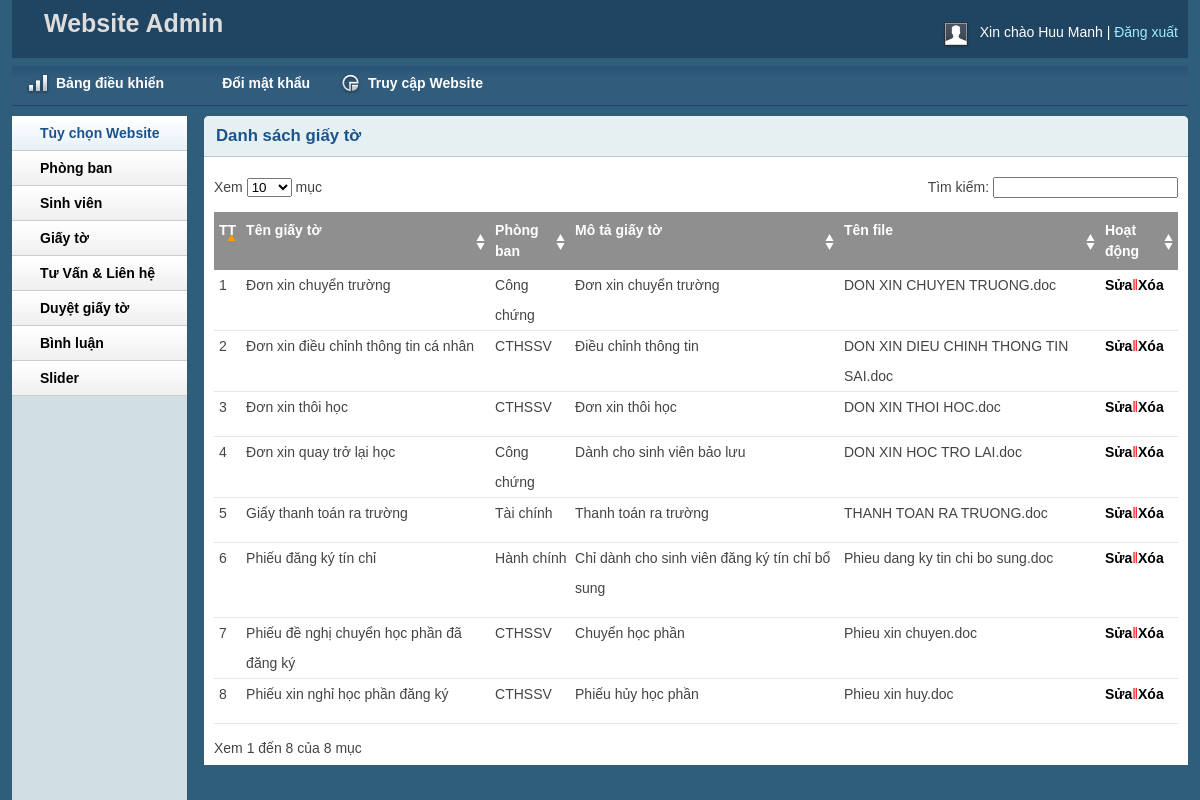
/admin/paperslist.php (signed in), run on the app's committed database.
### tables this page shows
CREATE TABLE IF NOT EXISTS `tbl_papers` (
`papersId` int(11) NOT NULL,
  `papersName` varchar(255) NOT NULL,
  `departmentId` int(11) NOT NULL,
  `papers_desc` varchar(255) NOT NULL,
  `file` varchar(255) NOT NULL
);

CREATE TABLE IF NOT EXISTS `tbl_department` (
`departmentId` int(11) NOT NULL,
  `departmentName` varchar(255) NOT NULL
);

### lib/database.php (called while the page is built, shortened)
<?php
Class Database{
   public $host   = DB_HOST;
   public $user   = DB_USER;
   public $pass   = DB_PASS;
   public $dbname = DB_NAME;
   public $link;
private function connectDB(){
   $this->link = new mysqli($this->host, $this->user, $this->pass,
    $this->dbname);
 }
public function select($query){
  $result = $this->link->query($query) or
   die($this->link->error.__LINE__);
  if($result->num_rows > 0){
    return $result;
  } else {
    return false;
  }
 }
}

### classes/papers.php (called while the page is built, shortened)
<?php
	$filepath = realpath(dirname(__FILE__));
	include_once ($filepath.'/../lib/database.php');
?>
<?php
	class papers
	{
		private $db;
		public function __construct()
		{
			$this->db = new Database();
		}
		public function show_papers(){
			$query = "
			SELECT tbl_papers.*, tbl_department.departmentName
			FROM tbl_papers INNER JOIN tbl_department ON tbl_papers.departmentId = tbl_department.departmentId
			order by tbl_papers.papersId desc";
			$result = $this->db->select($query);
			return $result;
		}
	}
?>

### admin/paperslist.php (the view, shortened to what this page needs)
<?php include 'inc/header.php';?>
<?php include 'inc/sidebar.php';?>
<?php include '../classes/papers.php';?>
<div class="grid_10">
    <div class="box round first grid">
        <h2>Danh sách giấy tờ</h2>
        <div class="block">
            <table class="data display datatable" id="example">
			<thead>
				<tr>
                        <th>TT</th>
                        <th>Tên giấy tờ</th>
                        <th>Phòng ban</th>
                       	<th>Mô tả giấy tờ</th>
                        <th>Tên file</th>
                        <th>Hoạt động</th>
				</tr>
			</thead>
			<tbody>
				<?php
                        $i = 1;
                        $paper = new papers();
                        $get_papers = $paper->show_papers();
                        if($get_papers){
                            while($result = $get_papers->fetch_assoc()){
                    ?>
				<tr class="odd gradeX l">
                            <td ><?php echo $i ?></td>
                            <td ><?php echo $result['papersName'] ?></td>
                            <td ><?php echo $result['departmentName'] ?></td>
                            <td ><?php echo $result['papers_desc'] ?></td>
                            <td ><?php echo $result['file'] ?></td>
                            <td ><a href="papersedit.php?papersId=<?php echo $result['papersId'] ?>">Sửa</a><span style="color: red;">&#8214;</span><a onclick = "return confirm('Bạn có muốn xóa?')" href="?delpa=<?php echo $result['papersId'] ?>">Xóa</a></td>
                        </tr>
                        <?php
                        $i++;
                            }
                        }
                        ?>
			</tbody>
		</table>
       </div>
    </div>
</div>
<?php include 'inc/footer.php';?>

### admin/css/text.css (style rules this page uses)
body { font: 13px/1.5 Tahoma, Helvetica, Arial, 'Liberation Sans', FreeSans, sans-serif; }
h2 { font-size: 23px; }
p, dl, hr, h1, h2, h3, h4, h5, h6, ol, ul, pre, table, address, fieldset { margin-bottom: 20px; }

### admin/css/grid.css (style rules this page uses)
.grid_1, .grid_2, .grid_3, .grid_4, .grid_5, .grid_6, .grid_7, .grid_8, .grid_9, .grid_10, .grid_11, .grid_12, .grid_13, .grid_14, .grid_15, .grid_16 { display: inline; float: left; margin-left: 1%; margin-right: 1%; }
.container_12 .grid_10 { width: 81.333%; }

### admin/css/layout.css (style rules this page uses)
body { background: #fff none repeat scroll 0 0; color: #444; font-size: 14px; padding: 0; }
a { color: #000; font-weight:bold; text-decoration: none; }
h1, h2, h3, h4, h5, h6 { line-height:1.2em; margin-bottom:.3em; }
h2 { margin-top:1em; }
.box { background:#fff; margin-bottom:20px; padding:10px 10px 10px 10px; margin-left:-8px; }
.box.grid { padding-bottom:40px; }
.box.round { -moz-border-radius: 5px 5px 0px 0px; -webkit-border-radius: 5px 5px 0px 0px; border-radius: 5px 5px 0px 0px; }
.box h2 { font-size:1.2em; font-weight:bold; color:#1B548D; background:#E6F0F3; margin:-10px -10px 0 -10px; padding:10px 12px; border-bottom:1px solid #B3CBD6; -moz-border-radius: 5px 5px 0px 0px; -webkit-border-radius: 5px 5px 0px 0px; border-radius: 5px 5px 0px 0px; }
.box.first { min-height: 406px; }
.block { padding-top:20px; }
p { margin-bottom:1em; }
.block { padding-bottom:1px; }
table.display { margin: 0 auto; clear: both; width: 100%; }
.sorting_asc { background: #8f8f8f url(../img/table/sort_asc.png) no-repeat center right; padding:8px 5px; text-align:left; color:#fff; }
.sorting { background:#8f8f8f url(../img/table/sort_both.png) no-repeat center right; padding:8px 5px; text-align:left; color:#fff; }
tr.odd { height: 30px; line-height: 30px; border-bottom:1px solid #e6e6e6; }
tr.even { height: 30px; line-height: 30px; border-bottom:1px solid #e6e6e6; }
tr.odd td, tr.even td { padding-left:5px; }

### data on the page
tbl_papers: papersName "Đơn xin chuyển trường", departmentId.departmentName "Công chứng", papers_desc "Đơn xin chuyển trường", file "DON XIN CHUYEN TRUONG.doc"
tbl_papers: papersName "Đơn xin điều chỉnh thông tin cá nhân", departmentId.departmentName "CTHSSV", papers_desc "Điều chỉnh thông tin", file "DON XIN DIEU CHINH THONG TIN SAI.doc"
tbl_papers: papersName "Đơn xin thôi học", departmentId.departmentName "CTHSSV", papers_desc "Đơn xin thôi học", file "DON XIN THOI HOC.doc"
tbl_papers: papersName "Đơn xin quay trở lại học", departmentId.departmentName "Công chứng", papers_desc "Dành cho sinh viên bảo lưu", file "DON XIN HOC TRO LAI.doc"
tbl_papers: papersName "Giấy thanh toán ra trường", departmentId.departmentName "Tài chính", papers_desc "Thanh toán ra trường", file "THANH TOAN RA TRUONG.doc"
tbl_papers: papersName "Phiếu đăng ký tín chỉ", departmentId.departmentName "Hành chính", papers_desc "Chỉ dành cho sinh viên đăng ký tín chỉ bổ sung", file "Phieu dang ky tin chi bo sung.doc"
tbl_papers: papersName "Phiếu đề nghị chuyển học phần đã đăng ký", departmentId.departmentName "CTHSSV", papers_desc "Chuyển học phần", file "Phieu xin chuyen.doc"
tbl_papers: papersName "Phiếu xin nghỉ học phần đăng ký", departmentId.departmentName "CTHSSV", papers_desc "Phiếu hủy học phần", file "Phieu xin huy.doc"

### other printed values
Session::get('adminName') "Huu Manh"
